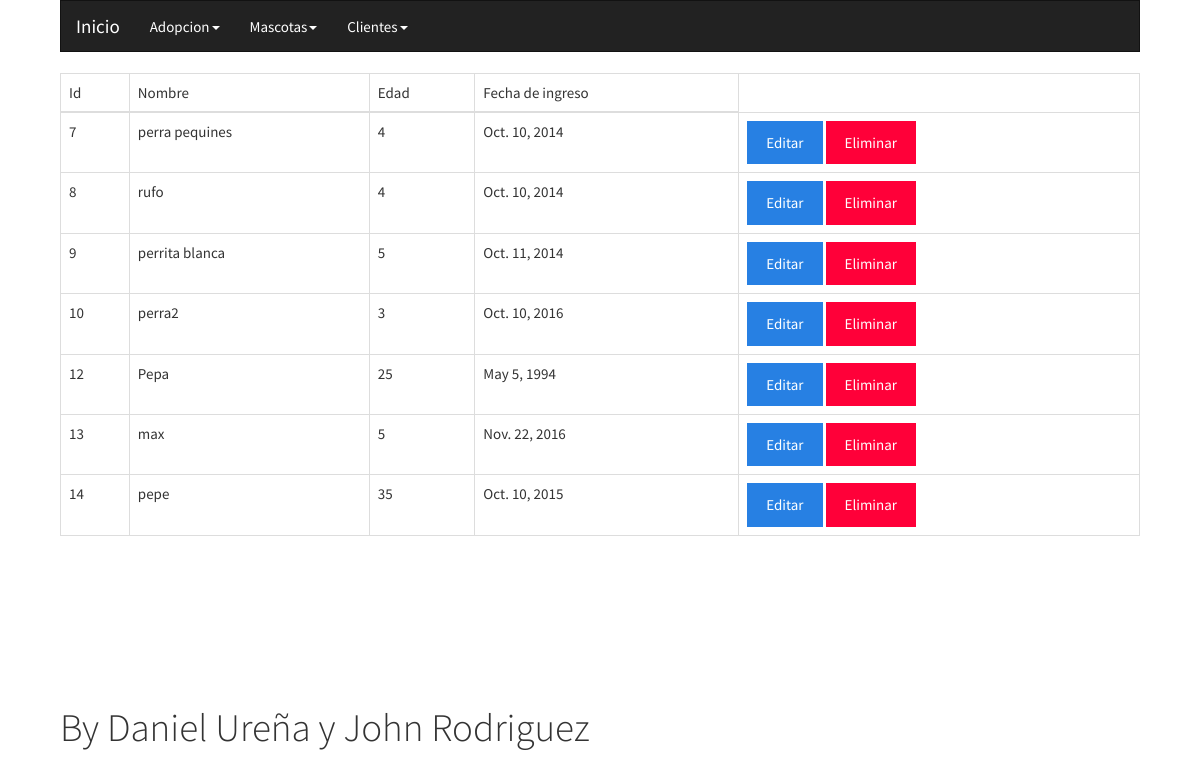
The page /inicio/list_ani on the database its author committed.
### tienda_mascotas/models.py (models this page shows, shortened)
class Animal(models.Model):
	nombre = models.CharField(max_length=50)
	edad = models.IntegerField()
	fecha_ingreso = models.DateField()

### tienda_mascotas/views.py (the view)
class Animal_list(ListView):
	model = Animal
	template_name = 'tienda/animal_list.html'

### templates/tienda/animal_list.html
{% extends 'base/base.html' %}
{%block content%}
	{% if object_list %}
	<table class="table table-bordered">
		<thead>
			<tr>
				<td>Id</td>
				<td>Nombre</td>
				<td>Edad</td>
				<td>Fecha de ingreso</td>
			</tr>
		</thead>
		<tbody>
			{% for animal in object_list %}
				<tr>
					<td>{{animal.id}}</td>
					<td>{{animal.nombre}}</td>
					<td>{{animal.edad}}</td>
					<td>{{animal.fecha_ingreso}}</td>
					<td>
						<a class="btn btn-primary" href="{% url 'tienda:edt_a' animal.id %}">Editar</a>
						<a class="btn btn-danger" href="{% url 'tienda:del_a' animal.id %}">Eliminar</a>
					</td>
				</tr>
			{% endfor %}
		</tbody>
	</table>
	{% else %}
		<h1>No existen registros</h1>
	{% endif %}
{%endblock%}

### templates/base/base.html (shortened to what this page needs)
{% load staticfiles %}
<!DOCTYPE html>
<html>
<head>
	<link rel="stylesheet" type="text/css" href="{% static 'css/bootstrap.min.css' %}">
	<link rel="stylesheet" type="text/css" href="{% static 'css/base.css' %}">
</head>
<body>
	{% block header %}
		<nav class="navbar navbar-default">
		  <div class="container-fluid">
		    <div class="navbar-header">
		      <a class="navbar-brand" href="../inicio">Inicio</a>
		    </div>
		    <div class="collapse navbar-collapse" id="bs-example-navbar-collapse-1">
				<ul class="nav navbar-nav">
			        <li class="dropdown">
			          <a href="#" class="dropdown-toggle" data-toggle="dropdown" role="button" aria-expanded="false">Adopcion<span class="caret"></span></a>
			        </li>
			        <li class="dropdown">
			          <a href="#" class="dropdown-toggle" data-toggle="dropdown" role="button" aria-expanded="false">Mascotas<span class="caret"></span></a>
			        </li>
		      	</ul>
		      	<ul class="nav navbar-nav">
			        <li class="dropdown">
			          <a href="#" class="dropdown-toggle" data-toggle="dropdown" role="button" aria-expanded="false">Clientes<span class="caret"></span></a>
			        </li>
		      	</ul>
		    </div>
		  </div>
		</nav>
	{% endblock %}
	{% block content %}
	{% endblock %}
	{% block footer %}
		<footer class="footer">
			<h1>By Daniel Ureña y John Rodriguez</h1>
		</footer>
	{% endblock %}
</body>
</html>

### static/css/base.css (style rules this page uses)
body { margin: 0 auto !important; width: 90%; }
.footer { position: absolute; bottom: 5%; }

### rows shown on the page
Animal: id "7", nombre "perra pequines", edad "4", fecha_ingreso "Oct. 10, 2014"
Animal: id "8", nombre "rufo", edad "4", fecha_ingreso "Oct. 10, 2014"
Animal: id "9", nombre "perrita blanca", edad "5", fecha_ingreso "Oct. 11, 2014"
Animal: id "10", nombre "perra2", edad "3", fecha_ingreso "Oct. 10, 2016"
Animal: id "12", nombre "Pepa", edad "25", fecha_ingreso "May 5, 1994"
Animal: id "13", nombre "max", edad "5", fecha_ingreso "Nov. 22, 2016"
Animal: id "14", nombre "pepe", edad "35", fecha_ingreso "Oct. 10, 2015"
